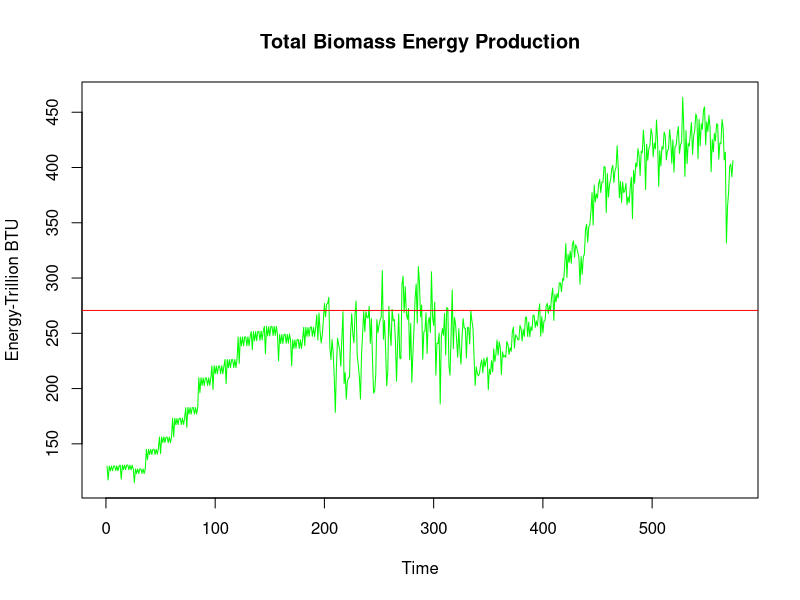
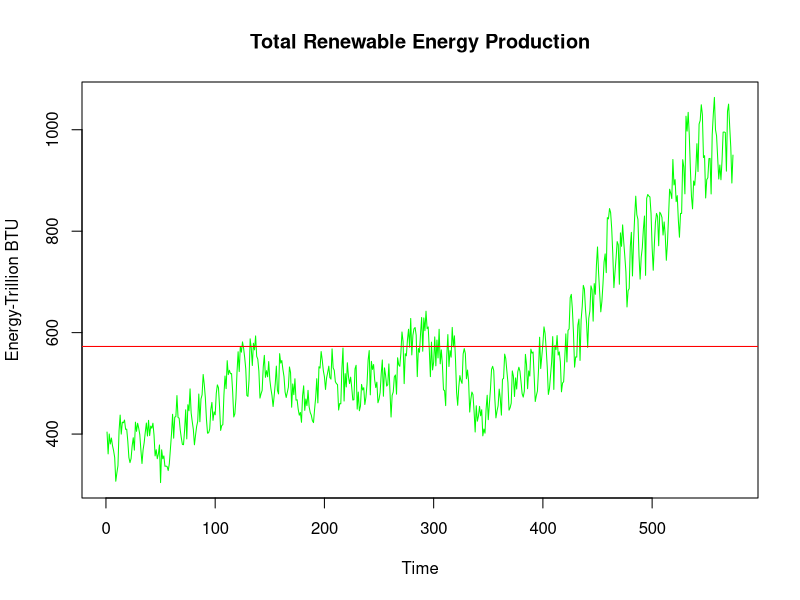
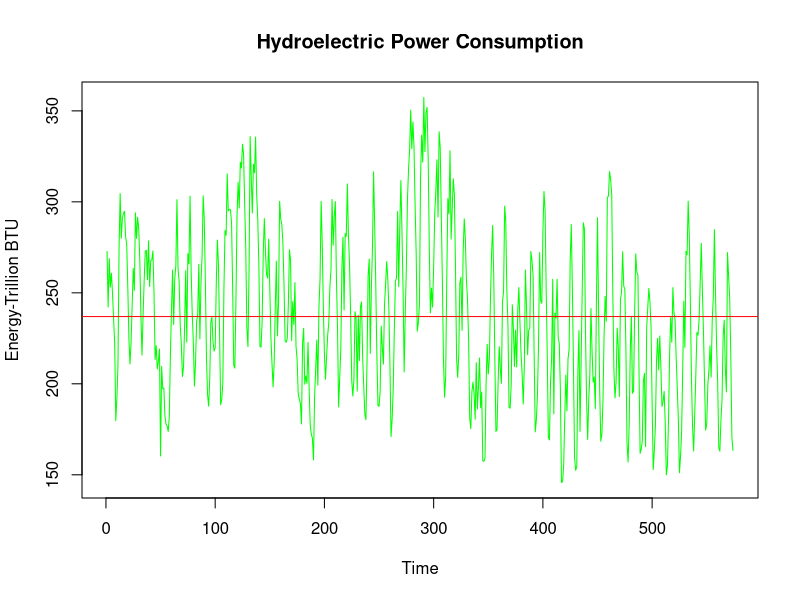
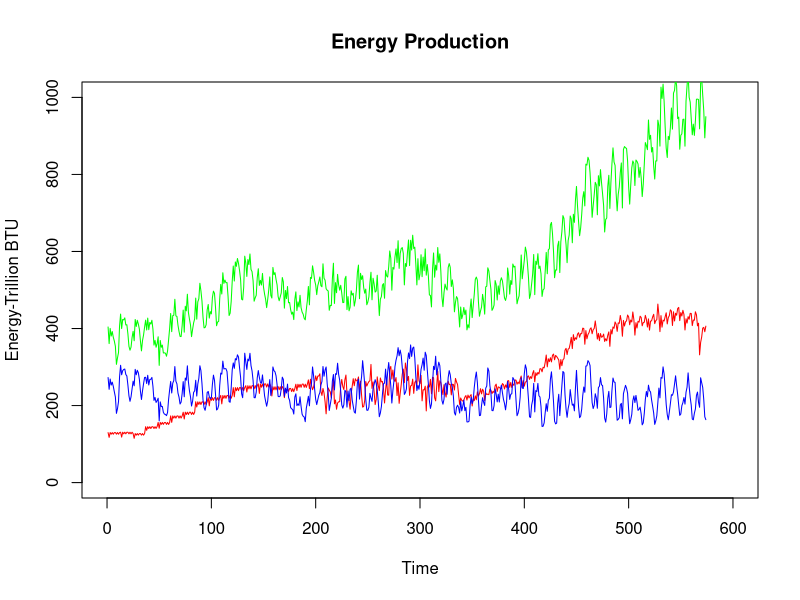
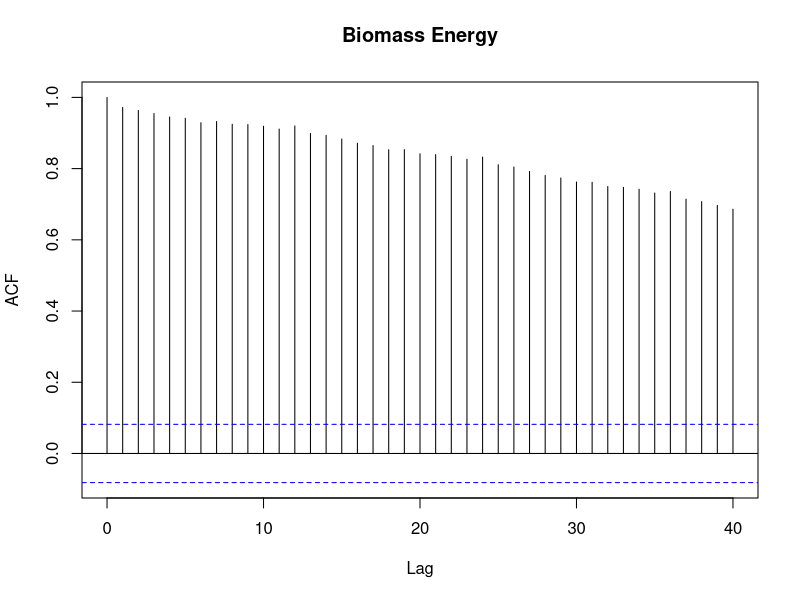
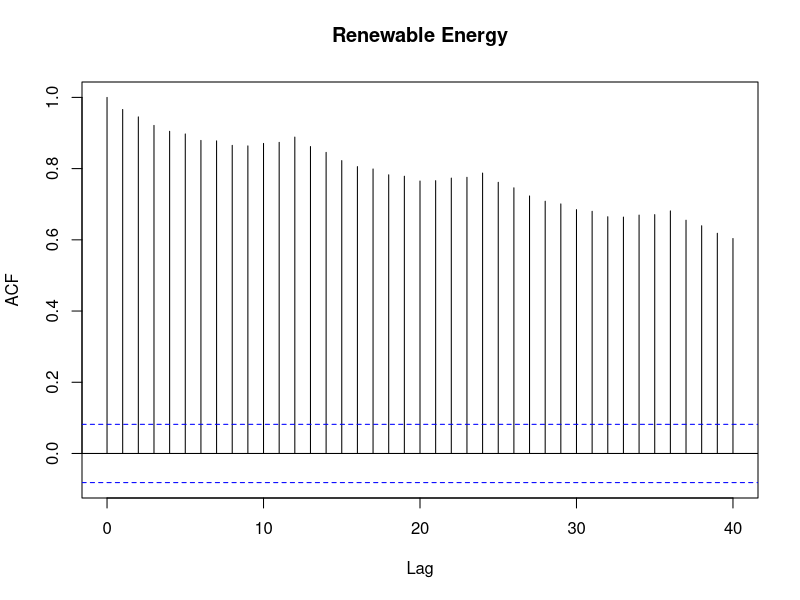
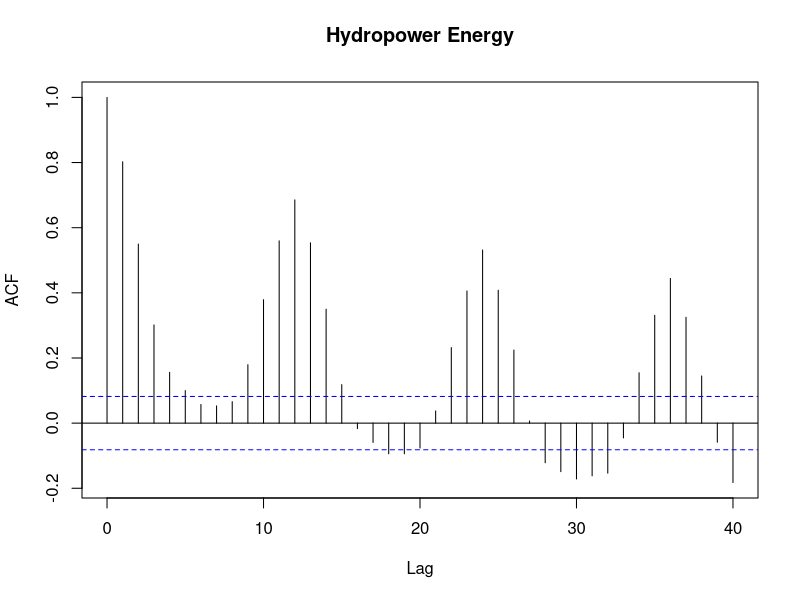
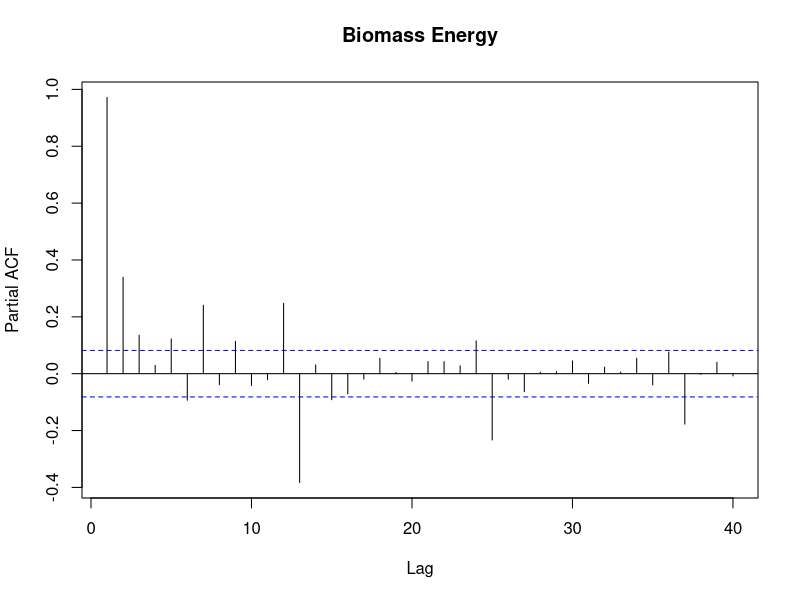

Write R code to recreate these figures, in order.
## ---- chunk 1
knitr::opts_chunk$set(echo = TRUE)
#Print out all of the code and the out put of code
## ---- chunk 2
#install.packages("tseries")
#install.packages("dplyr")
#install.packages("forecast")
#install.packages("lubridate")
#install.packages("ggplot2")
#intstall.packages("stats")
#library("xlsx")

library(tseries)
library(dplyr)
library(forecast)
library(readxl)
library(lubridate)
## ---- chunk 3

Table_new <- read.csv("./Data/table102.csv", header=TRUE)
energy <- Table_new[,c(1,4,5,6)]
head(energy)


## ---- chunk 4
ts_energy <- ts(energy[,2:4])

## ---- chunk 5
mean(ts_energy[,"Total.Biomass.Energy.Production"])
sd(ts_energy[,"Total.Biomass.Energy.Production"])

mean(ts_energy[,"Total.Renewable.Energy.Production"])
sd(ts_energy[,"Total.Renewable.Energy.Production"])

mean(ts_energy[,"Hydroelectric.Power.Consumption"])
sd(ts_energy[,"Hydroelectric.Power.Consumption"])
## ---- chunk 6
plot(ts_energy[,"Total.Biomass.Energy.Production"],type="l",col="green",ylab="Energy-Trillion BTU", xlab="Time",main= "Total Biomass Energy Production")
abline(h=mean(ts_energy[,"Total.Biomass.Energy.Production"]), col="red")

plot(ts_energy[,"Total.Renewable.Energy.Production"],type="l",col="green",ylab="Energy-Trillion BTU", xlab="Time",main= "Total Renewable Energy Production")
abline(h=mean(ts_energy[,"Total.Renewable.Energy.Production"]), col="red")

plot(ts_energy[,"Hydroelectric.Power.Consumption"],type="l",col="green",ylab="Energy-Trillion BTU", xlab="Time",main= "Hydroelectric Power Consumption")
abline(h=mean(ts_energy[,"Hydroelectric.Power.Consumption"]), col="red")


## ---- chunk 7
plot(ts_energy[,"Total.Biomass.Energy.Production"],type="l",col="red",ylab="Energy-Trillion BTU", xlab="Time",main= "Energy Production", ylim=c(0,1000), xlim=c(0,600)) 
lines(ts_energy[,"Total.Renewable.Energy.Production"], col =  "green")
lines(ts_energy[,"Hydroelectric.Power.Consumption"], col =  "blue")


Bio <- ts_energy[,c(1)]
renew <- ts_energy[,c(2)]
hydro <- ts_energy[,c(3)]
cor(Bio,renew)
cor(renew,hydro)
cor(hydro,Bio)

## ---- chunk 8
ts_energy_acf_1=acf(ts_energy[,1],lag.max=40, type="correlation", plot = TRUE, main="Biomass Energy")
ts_energy_acf_2=acf(ts_energy[,2],lag.max=40, type="correlation", plot = TRUE, main="Renewable Energy")
ts_energy_acf_3=acf(ts_energy[,3],lag.max=40, type="correlation", plot = TRUE, main="Hydropower Energy")

## ---- chunk 9

ts_pacf_1=pacf(ts_energy[,1],lag.max=40, plot = TRUE,main="Biomass Energy")
ts_pacf_2=pacf(ts_energy[,2],lag.max=40, plot = TRUE,main="Renewable Energy")
ts_pacf_2=pacf(ts_energy[,3],lag.max=40, plot = TRUE,main="Hydropower Production")
